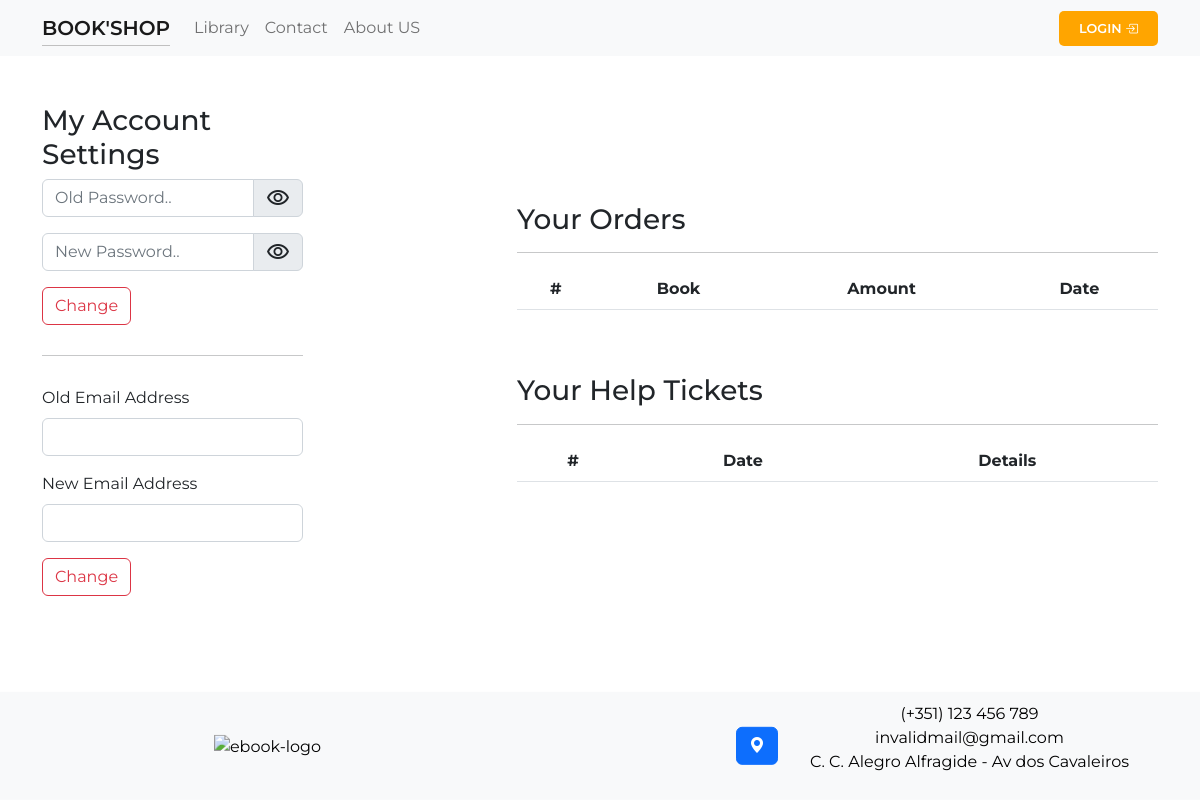
The page /pages/user/user-settings.php on the database as committed earlier.
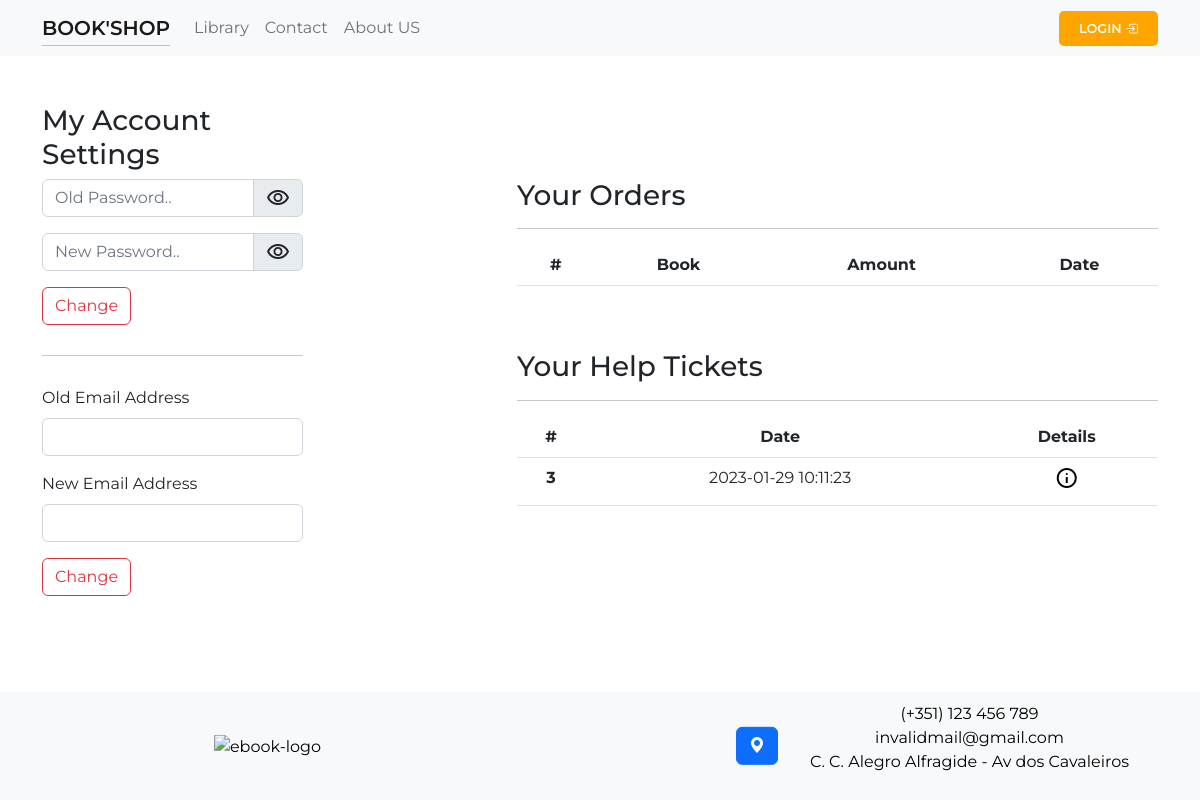
The same page on the database as committed later.
### tables this page shows
CREATE TABLE `users_support` (
  `ID` int(11) NOT NULL,
  `user_id` int(11) NOT NULL,
  `user_mail` varchar(256) NOT NULL,
  `user_message` longtext NOT NULL,
  `date` timestamp NOT NULL DEFAULT current_timestamp()
);

### pages/user/user-settings.php (the view, shortened to what the changed rows need)
<?php
    require($_SERVER['DOCUMENT_ROOT'].'/shop/connection/database.php');
?>
<!DOCTYPE html>
<html lang="en">
    <?php
        require($_SERVER['DOCUMENT_ROOT'].'/shop/components/head.php');
    ?>
<body>
    <div class="container mt-5 justify-content-center align-items-center">
        <div class="row justify-content-between align-items-center">
            <div class="col-md-7">
                <div class="row">
                    <div class="col-sm">
                        <table class="table text-center">
                            <thead>
                                <tr>
                                    <th scope="col">#</th>
                                    <th scope="col">Book</th>
                                    <th scope="col">Amount</th>
                                    <th scope="col">Date</th>
                                </tr>
                            </thead>
                        </table>
                    </div>
                </div>
                <div class="row mt-5">
                    <div class="col-sm">
                        <table class="table text-center">
                            <thead>
                                <tr>
                                    <th scope="col">#</th>
                                    <th scope="col">Date</th>
                                    <th scope="col">Details</th>
                                </tr>
                            </thead>
                            <tbody>
                                    <?php
                                        $user_id = $_SESSION['sqlID'];
                                        $getUserOders = "SELECT * FROM `users_support` WHERE `user_id` = '$user_id'";
                                        $userOrders = mysqli_query($sql, $getUserOders);
                                        if(mysqli_num_rows($userOrders)) {
                                            while($row = mysqli_fetch_array($userOrders)) {
                                                echo '
                                                    <tr>
                                                        <th scope="row">'.$row['ID'].'</th>
                                                        <td>'.$row['date'].'</td>
                                                        <td>
                                                            <a href="./tickets/user-tickets.php?ticket_id='.$row['ID'].'"><span class="material-symbols-outlined">info</span></a>
                                                        </td>
                                                    </tr>
                                                ';
                                            }
                                        }
                                    ?>
                            </tbody>
                        </table>
                    </div>
                </div>
            </div>
        </div>
    </div>
</body>
</html>

Rows that differ between the two databases and show on the page:
added users_support: ID "3", date "2023-01-29 10:11:23"
